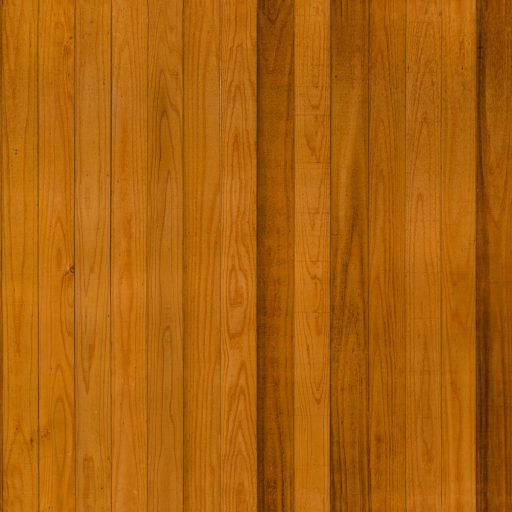
#> input picture assets/free/japanese_cedar_planks_1k.jpg, 1024 x 1024 px (shown at 1/2 size)
$ python -i valley_site_gate.py   (imports and definitions only)
#> lines starting #> are read from the running program, lines starting #| are printed output that depends on the picture; after the words box and inside, x2 and y2 are one past the last pixel; in counts of white or black regions, pixels touching at a corner belong together
#> further down, picture is the input picture: shape (1024, 1024, 3); mean B, G, R 11.2, 97.3, 171.9
"""Image comparisons for the bridge-site render gate."""

import math

import numpy as np
from PIL import Image, ImageDraw
from scipy import ndimage

FRAME = (768, 480)
MIN_FRACTION = 0.005
MAX_CHANNEL_STD = 10.0
MIN_SURROUND_CONTRAST = 32.0
COLOR_STEP = 24
LUMA_WEIGHTS = np.array([299, 587, 114])
HIGHLIGHT_LUMA = 250
HIGHLIGHT_WARNING_PP = 5


# [26 lines left out: functions centre_frame, comparison_sheet, not called in this run]


def _colour_groups(rgb, surface):
    # Overlapping colour bins avoid splitting a patch at a single arbitrary bin edge.
    smooth = ndimage.gaussian_filter(rgb.astype(np.float32), (1, 1, 0))
    for offset in (0, COLOR_STEP / 2):
        bins = ((smooth + offset) / COLOR_STEP).astype(np.int16)
        groups = (bins @ np.array([1, 16, 256], dtype=np.int16)) + 1
        yield np.where(surface, groups, 0)


def _overlaps(left, right):
    a, b = left["bbox"], right["bbox"]
    width = max(0, min(a[2], b[2]) - max(a[0], b[0]))
    height = max(0, min(a[3], b[3]) - max(a[1], b[1]))
    smaller = min((a[2] - a[0]) * (a[3] - a[1]), (b[2] - b[0]) * (b[3] - b[1]))
    return width * height >= 0.7 * smaller and np.linalg.norm(
        np.subtract(left["mean_rgb"], right["mean_rgb"])
    ) < COLOR_STEP


def highlight_mask(rgb):
    return rgb @ LUMA_WEIGHTS >= HIGHLIGHT_LUMA * 1000


# [54 lines left out: functions highlight_fraction, _surface_record, compare_regions, not called in this run]


def flat_regions(rgb, surface=None, *, pixel_ids=None, labels=None):
    """Find large, flat colour patches distinct from their visible surroundings.

    Coordinates are measured in the gate frame. Contrast is the median RGB
    distance from the patch colour in a narrow ring outside the patch.
    """
    height, width, _ = rgb.shape
#> height = 1024; width = 1024
    if surface is None:
        surface = np.ones((height, width), dtype=bool)
    minimum = math.ceil(MIN_FRACTION * width * height)
#> minimum = 5243
    ring_radius = max(5, round(min(width, height) * 0.018))
#> ring_radius = 18
    regions = []
    for groups in _colour_groups(rgb, surface):
        group_counts = np.bincount(groups.ravel())
        group_bounds = ndimage.find_objects(groups)
        for code in np.flatnonzero(group_counts[1:] >= minimum) + 1:
            bounds = group_bounds[code - 1]
            components, _ = ndimage.label(groups[bounds] == code)
            counts = np.bincount(components.ravel())
            for label, patch in enumerate(ndimage.find_objects(components), 1):
                count = int(counts[label])
                if count < minimum:
                    continue
                ys, xs = patch
                x0, y0 = bounds[1].start + xs.start, bounds[0].start + ys.start
                x1, y1 = bounds[1].start + xs.stop, bounds[0].start + ys.stop
                mask = components[patch] == label
                colors = rgb[y0:y1, x0:x1][mask]
                mean = colors.mean(axis=0)
                std = colors.std(axis=0).max()
                if std > MAX_CHANNEL_STD:
                    continue

                xlo, ylo = max(0, x0 - ring_radius), max(0, y0 - ring_radius)
                xhi, yhi = min(width, x1 + ring_radius), min(height, y1 + ring_radius)
                padded = np.zeros((yhi - ylo, xhi - xlo), dtype=bool)
                padded[y0 - ylo:y1 - ylo, x0 - xlo:x1 - xlo] = mask
                filled = ndimage.binary_fill_holes(padded)
                inner = ndimage.binary_dilation(filled, iterations=2)
                ring = ndimage.binary_dilation(filled, iterations=ring_radius) & ~inner
                nearby = rgb[ylo:yhi, xlo:xhi][ring & surface[ylo:yhi, xlo:xhi]]
                if len(nearby) == 0:
                    continue
                contrast = np.median(np.linalg.norm(nearby - mean, axis=1))
                if contrast >= MIN_SURROUND_CONTRAST:
                    region = {
                        "bbox": [x0, y0, x1, y1],
                        "pixels": count,
                        "fraction": round(count / (width * height), 6),
                        "mean_rgb": mean.round(2).tolist(),
                        "max_channel_std": round(float(std), 2),
                        "surround_contrast_rgb": round(float(contrast), 2),
                        "overexposed_fraction": round(float(highlight_mask(colors).mean()), 6),
                    }
                    if pixel_ids is not None:
                        region["kind"], region["surfaces"] = _surface_record(
                            pixel_ids[y0:y1, x0:x1][mask], labels)
                    regions.append(region)
#> this loop made 2 passes
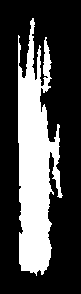
#> filled: shape (294, 81) bool; 28.7% white; 1 white region, box (x1, y1, x2, y2) and area: (18, 18, 63, 276) 6836
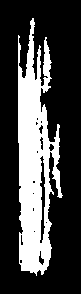
#> padded: shape (294, 81) bool; 27.1% white; 1 white region, box (x1, y1, x2, y2) and area: (18, 18, 63, 276) 6457
#> after the loop, regions = 9 items

    unique = []
    for region in sorted(regions, key=lambda r: (-r["pixels"], r["bbox"])):
        if not any(_overlaps(region, previous) for previous in unique):
            unique.append(region)
#> this loop made 9 passes
#> after the loop, unique = 6 items
    return unique

>>> import cv2
>>> picture = cv2.imread('../assets/free/japanese_cedar_planks_1k.jpg')
>>> result = flat_regions(picture)
#> result = 6 items
